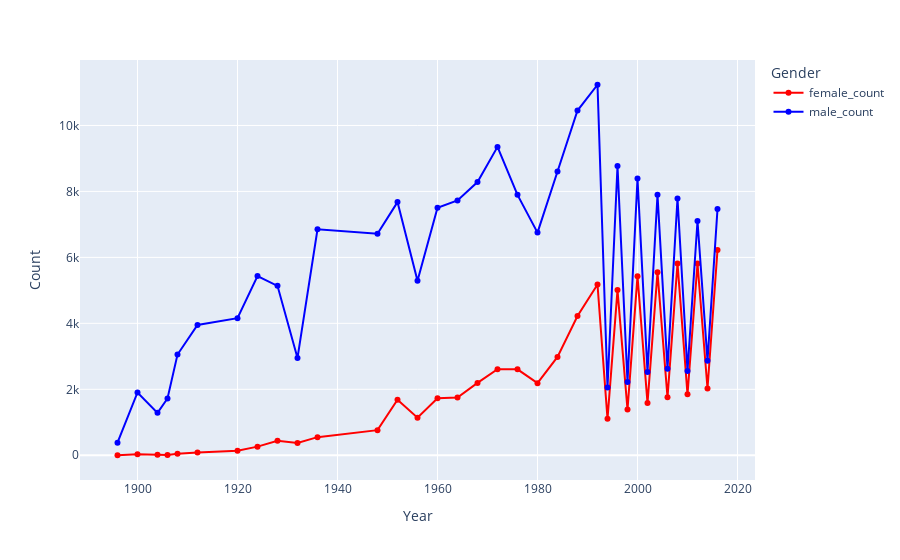

Notebook code cell kept with this figure:
### Code cell
# The reperesentation of male and female during the years
df_gender_distribution = pd.read_sql(
    '''
         SELECT
            SUM(CASE WHEN sex='M' THEN 1 ELSE 0 END)    AS male_count,
            SUM(CASE WHEN sex='F' THEN 1 ELSE 0 END)    AS female_count,
            Year
        FROM
            AthletesTable
        GROUP BY
            Year 
        ORDER BY 
            Year                  
    ''', con=engine)

# Long-form DataFrame is expected for Plotly Express, so we melt the DataFrame to long form
df_long = df_gender_distribution.melt(id_vars='Year', value_vars=['female_count', 'male_count'], var_name='Gender', value_name='Count')

# Now, we can plot using Plotly Express
fig = px.line(df_long, x='Year', y='Count', color='Gender', line_group='Gender', markers=True, 
              color_discrete_map={'female_count': 'red', 'male_count': 'blue'})

fig.show()

### Figure 1 — Plotly figure (JSON) as saved in the notebook; plotly's stock layout.template omitted (floating-point values rounded to 4 significant figures)
{"data": [{"hovertemplate": "Gender=female_count<br>Year=%{x}<br>Count=%{y}<extra></extra>", "legendgroup": "female_count", "line": {"color": "red", "dash": "solid"}, "marker": {"symbol": "circle"}, "mode": "markers+lines", "name": "female_count", "orientation": "v", "showlegend": true, "type": "scatter", "x": [1896, 1900, 1904, 1906, 1908, 1912, 1920, 1924, 1928, 1932, 1936, 1948, 1952, 1956, 1960, 1964, 1968, 1972, 1976, 1980, 1984, 1988, 1992, 1994, 1996, 1998, 2000, 2002, 2004, 2006, 2008, 2010, 2012, 2014, 2016], "xaxis": "x", "y": [0, 33, 16, 11, 47, 87, 134, 261, 437, 369, 549, 761, 1682, 1139, 1730, 1752, 2193, 2608, 2606, 2186, 2983, 4223, 5178, 1105, 5008, 1384, 5431, 1582, 5546, 1757, 5816, 1847, 5815, 2023, 6223], "yaxis": "y"}, {"hovertemplate": "Gender=male_count<br>Year=%{x}<br>Count=%{y}<extra></extra>", "legendgroup": "male_count", "line": {"color": "blue", "dash": "solid"}, "marker": {"symbol": "circle"}, "mode": "markers+lines", "name": "male_count", "orientation": "v", "showlegend": true, "type": "scatter", "x": [1896, 1900, 1904, 1906, 1908, 1912, 1920, 1924, 1928, 1932, 1936, 1948, 1952, 1956, 1960, 1964, 1968, 1972, 1976, 1980, 1984, 1988, 1992, 1994, 1996, 1998, 2000, 2002, 2004, 2006, 2008, 2010, 2012, 2014, 2016], "xaxis": "x", "y": [380, 1903, 1285, 1722, 3054, 3953, 4158, 5432, 5137, 2952, 6852, 6719, 7676, 5295, 7505, 7728, 8286, 9351, 7896, 6751, 8605, 10453, 11235, 2055, 8772, 2221, 8390, 2527, 7897, 2625, 7786, 2555, 7105, 2868, 7465], "yaxis": "y"}], "layout": {"legend": {"title": {"text": "Gender"}, "tracegroupgap": 0}, "margin": {"t": 60}, "xaxis": {"anchor": "y", "domain": [0, 1], "title": {"text": "Year"}}, "yaxis": {"anchor": "x", "domain": [0, 1], "title": {"text": "Count"}}}}
